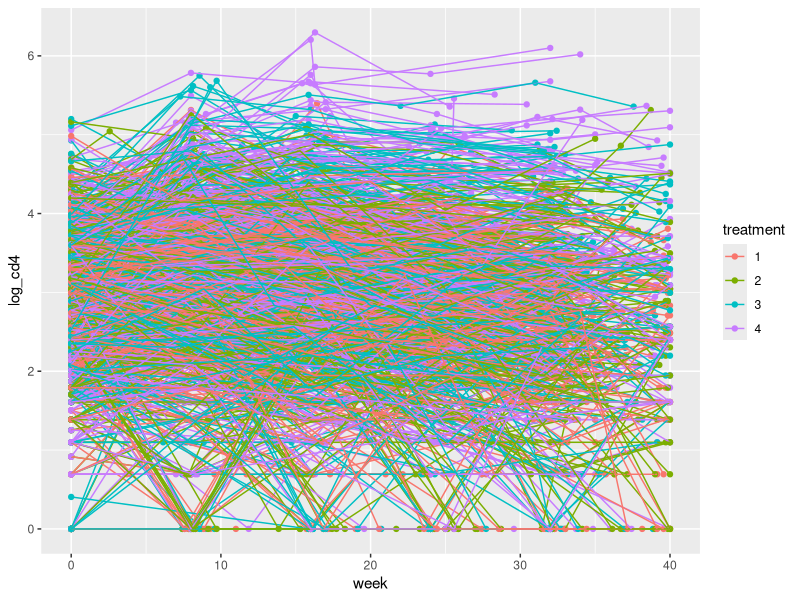

This chart was generated by the following R code:
## ---- chunk 1
library(tidyverse)
library(magrittr)

aids <- read_csv(here::here("data/aids.csv"))

# change treatment to factor
aids %<>% 
  mutate(treatment = factor(treatment),
         gender = factor(gender))

glimpse(aids)

# number of participants
num_of_subjects <- n_distinct(aids$id)
## ---- chunk 2
# spaghetti plot
aids %>% 
  ggplot(aes(x = week, y = log_cd4, group = id, color = treatment)) +
  geom_point() +
  geom_line()
## ---- chunk 3
summary(aids)
## ---- chunk 4

## ---- chunk 5

